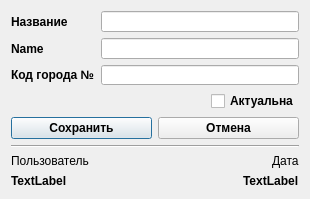
<?xml version="1.0" encoding="UTF-8"?>
<ui version="4.0">
 <class>CountryDialog</class>
 <widget class="QDialog" name="CountryDialog">
  <property name="windowModality">
   <enum>Qt::WindowModal</enum>
  </property>
  <property name="geometry">
   <rect>
    <x>0</x>
    <y>0</y>
    <width>310</width>
    <height>199</height>
   </rect>
  </property>
  <property name="minimumSize">
   <size>
    <width>310</width>
    <height>199</height>
   </size>
  </property>
  <property name="maximumSize">
   <size>
    <width>310</width>
    <height>201</height>
   </size>
  </property>
  <property name="windowTitle">
   <string>Страна, регион</string>
  </property>
  <property name="modal">
   <bool>true</bool>
  </property>
  <layout class="QGridLayout" name="gridLayout_3">
   <item row="0" column="0">
    <layout class="QGridLayout" name="gLayoutCountry">
     <item row="0" column="1">
      <widget class="QLineEdit" name="lineEditName"/>
     </item>
     <item row="1" column="0">
      <widget class="QLabel" name="labelNameEng">
       <property name="font">
        <font>
         <family>Arial</family>
         <pointsize>9</pointsize>
         <weight>75</weight>
         <bold>true</bold>
        </font>
       </property>
       <property name="text">
        <string>Name</string>
       </property>
      </widget>
     </item>
     <item row="0" column="0">
      <widget class="QLabel" name="labelName">
       <property name="font">
        <font>
         <family>Arial</family>
         <pointsize>9</pointsize>
         <weight>75</weight>
         <bold>true</bold>
        </font>
       </property>
       <property name="text">
        <string>Название</string>
       </property>
      </widget>
     </item>
     <item row="1" column="1">
      <widget class="QLineEdit" name="lineEditNameEng"/>
     </item>
     <item row="2" column="0">
      <widget class="QLabel" name="labelCityCode">
       <property name="font">
        <font>
         <family>Arial</family>
         <pointsize>9</pointsize>
         <weight>75</weight>
         <bold>true</bold>
        </font>
       </property>
       <property name="text">
        <string>Код города №</string>
       </property>
      </widget>
     </item>
     <item row="2" column="1">
      <widget class="QLineEdit" name="lineEditCityCode"/>
     </item>
    </layout>
   </item>
   <item row="1" column="0">
    <layout class="QHBoxLayout" name="hLayoutActual">
     <item alignment="Qt::AlignRight">
      <widget class="QCheckBox" name="checkBoxActual">
       <property name="font">
        <font>
         <family>Arial</family>
         <pointsize>9</pointsize>
         <weight>75</weight>
         <bold>true</bold>
        </font>
       </property>
       <property name="text">
        <string>Актуальна</string>
       </property>
      </widget>
     </item>
    </layout>
   </item>
   <item row="2" column="0">
    <layout class="QHBoxLayout" name="hLayoutOkCancel">
     <item>
      <widget class="QPushButton" name="buttonSave">
       <property name="font">
        <font>
         <family>Arial</family>
         <pointsize>9</pointsize>
         <weight>75</weight>
         <bold>true</bold>
        </font>
       </property>
       <property name="text">
        <string>Сохранить</string>
       </property>
      </widget>
     </item>
     <item>
      <widget class="QPushButton" name="buttonCancel">
       <property name="font">
        <font>
         <family>Arial</family>
         <pointsize>9</pointsize>
         <weight>75</weight>
         <bold>true</bold>
        </font>
       </property>
       <property name="text">
        <string>Отмена</string>
       </property>
      </widget>
     </item>
    </layout>
   </item>
   <item row="3" column="0">
    <widget class="Line" name="line">
     <property name="orientation">
      <enum>Qt::Horizontal</enum>
     </property>
    </widget>
   </item>
   <item row="4" column="0">
    <layout class="QGridLayout" name="gLayoutInformation">
     <item row="1" column="0" alignment="Qt::AlignLeft">
      <widget class="QLabel" name="labelUserD">
       <property name="font">
        <font>
         <family>Arial</family>
         <pointsize>9</pointsize>
         <weight>75</weight>
         <bold>true</bold>
        </font>
       </property>
       <property name="text">
        <string>TextLabel</string>
       </property>
      </widget>
     </item>
     <item row="0" column="0" alignment="Qt::AlignLeft">
      <widget class="QLabel" name="labelUserI">
       <property name="text">
        <string>Пользователь</string>
       </property>
      </widget>
     </item>
     <item row="0" column="1" alignment="Qt::AlignRight">
      <widget class="QLabel" name="labelDateI">
       <property name="text">
        <string>Дата</string>
       </property>
      </widget>
     </item>
     <item row="1" column="1" alignment="Qt::AlignRight">
      <widget class="QLabel" name="labelDateD">
       <property name="font">
        <font>
         <family>Arial</family>
         <pointsize>9</pointsize>
         <weight>75</weight>
         <bold>true</bold>
        </font>
       </property>
       <property name="text">
        <string>TextLabel</string>
       </property>
      </widget>
     </item>
    </layout>
   </item>
  </layout>
 </widget>
 <resources/>
 <connections/>
</ui>
